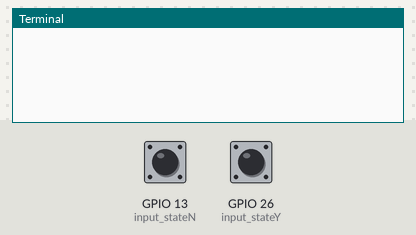
Bench run of a program on a simulated Raspberry Pi (BCM pin numbers). On the bench: the last lines printed to the terminal. Inputs (shaded band) come from the test bench; at power-on: GPIO 13 (input_stateN) HIGH, GPIO 26 (input_stateY) HIGH. Databases and web services accept everything at once and return nothing.

Above: at 1.2 s.
1.3 s: GPIO 13 (input_stateN) pulled LOW for 0.15 s
At 2.5 s:
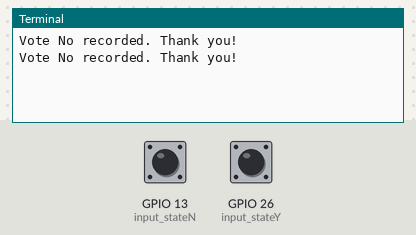
2.9 s: GPIO 26 (input_stateY) pulled LOW for 0.15 s
At 3.7 s:
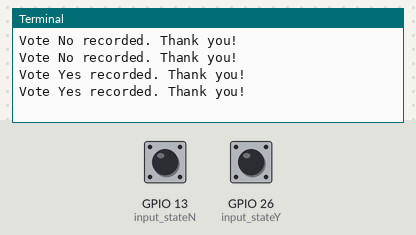

The program:

vote.py
```python
#!/usr/bin/env python
# -*- coding: utf-8 -*-

from time import sleep
import tm1637
import RPi.GPIO as GPIO
import time
import MySQLdb
import datetime

db = MySQLdb.connect(host="localhost", user="rpi", passwd="raspberry", db="voteDB")

GPIO.setwarnings(False)

#initialize pins 26, 13 for yes, no input by tactile switch buttons
GPIO.setmode(GPIO.BCM)
GPIO.setup(26, GPIO.IN, pull_up_down=GPIO.PUD_UP)
GPIO.setup(13, GPIO.IN, pull_up_down=GPIO.PUD_UP)

def write2db( str ):
    curINS = db.cursor()
    sql = "INSERT INTO voteDB.votes (name, email, moment, vote) VALUES ('in presence','null',now(),'"+str+"')"
    curINS.execute(sql)
    curINS.close()
    return

while True:
    input_stateY = GPIO.input(26)
    if input_stateY == False:
        write2db("y")
        print "Vote Yes recorded. Thank you!"
        time.sleep(0.1)

    input_stateN = GPIO.input(13)
    if input_stateN == False:
        write2db("n")
        print "Vote No recorded. Thank you!"
        time.sleep(0.1)


db.close() # close the connection

#source https://github.com/timwaizenegger/raspberrypi-examples
#source http://razzpisampler.oreilly.com/ch07.html
#source https://www.jeremymorgan.com/tutorials/python-tutorials/how-to-connect-to-mysql-with-python/
#source https://docs.python.org/2/howto/curses.html#curses-howto
```

Measured:
- after the input at 1.3 s, the terminal: prints a new line at once (image 1)
- after the input at 2.9 s, the terminal: prints a new line at once (image 2)
